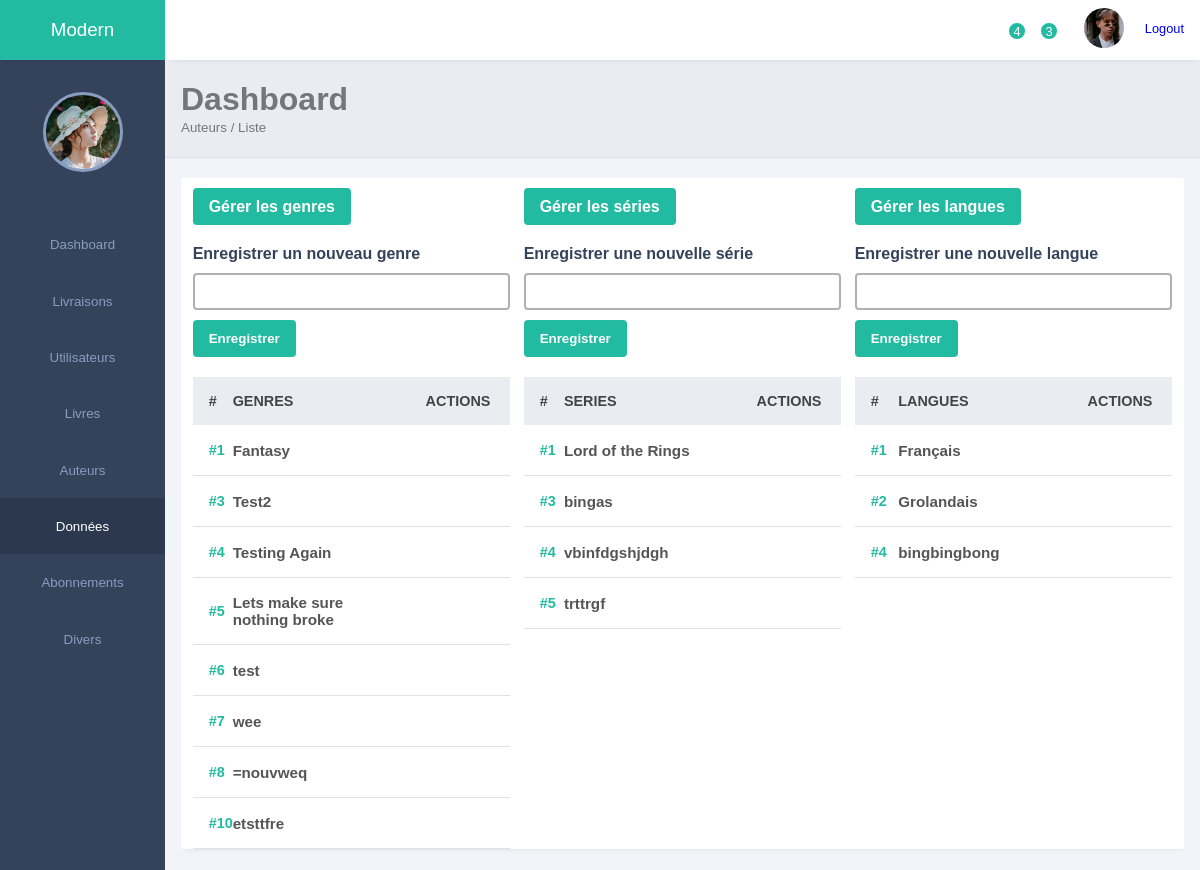
Page /bo/_views/donnees.php?zone=donnees on the committed database.
### tables this page shows
CREATE TABLE `genres` (
  `id_genre` int NOT NULL,
  `genre_tag` varchar(100) NOT NULL
);

CREATE TABLE `series` (
  `id_serie` int NOT NULL,
  `serie_nom` varchar(255) NOT NULL
);

CREATE TABLE `langues` (
  `id_langue` int NOT NULL,
  `langue_nom` varchar(100) NOT NULL
);

### bo/_views/donnees.php (the view, shortened to what the rows shown need)
<?php
include($_SERVER['DOCUMENT_ROOT'].'/host.php');
include($_SERVER['DOCUMENT_ROOT'].'/bo/_blocks/sidebar.php');
include($_SERVER['DOCUMENT_ROOT'].'/bo/_blocks/header.php');
include($_SERVER['DOCUMENT_ROOT'].'/bo/_blocks/ariane.php');
    $selectGenres = $db->prepare('SELECT * FROM genres');
    $selectGenres->execute();
    $selectSeries = $db->prepare('SELECT * FROM series');
    $selectSeries->execute();
    $selectLangues = $db->prepare('SELECT * FROM langues');
    $selectLangues->execute();
if(isset($_GET['action']) && $_GET['action'] == "modifGenres"){
    if(isset($_GET['id'])){
        $id = $_GET['id'];
        $selectOneGenre = $db->prepare('SELECT * FROM genres
            WHERE id_genre = ?
            ');
        $selectOneGenre->execute([$id]);
        $sOG = $selectOneGenre->fetch(PDO::FETCH_OBJ);
        $selectGenreLivre = $db->prepare('SELECT * FROM livres_genres
            WHERE id_genre = ?
            ');
        $selectGenreLivre->execute([$id]);
        $cGL = count($selectGenreLivre->fetchAll());
        $selectGenreEmprunt = $db->prepare('SELECT id_emprunt FROM emprunt
            NATURAL JOIN genres
            NATURAL JOIN livres_genres
            NATURAL JOIN livres
            NATURAL JOIN exemplaires
            WHERE id_genre = ?
            GROUP BY id_emprunt
            ');
        $selectGenreEmprunt->execute([$id]);
        $cGE = count($selectGenreEmprunt->fetchAll());
        $selectGenreFavoris = $db->prepare('SELECT id_favoris FROM favoris
            NATURAL JOIN genres
            NATURAL JOIN livres_genres
            NATURAL JOIN livres
            WHERE id_genre = ?
            GROUP BY id_favoris
            ');
        $selectGenreFavoris->execute([$id]);
        $cGF = count($selectGenreFavoris->fetchAll());
        $countLivres = $db->prepare('SELECT * FROM livres');
        $countLivres->execute();
        $cL = count($countLivres->fetchAll());
        $countEmprunts = $db->prepare('SELECT * FROM emprunt');
        $countEmprunts->execute();
        $cE = count($countEmprunts->fetchALL());
        $countFavoris = $db->prepare('SELECT * FROM favoris');
        $countFavoris->execute();
        $cF = count($countFavoris->fetchAll());
        if($cL > 0){
            $calcLivre = ($sGL / $cL) * 100.0;
            $roundedLivre = number_format($calcLivre, 2);
        }else{
            $roundedLivre = 0;
        }
        if($cE > 0){
            $calcEmprunt = ($sGE / $cE) * 100.0;
            $roundedEmprunt = number_format($calcEmprunt, 2);
        }else{
            $roundedEmprunt = 0;
        }
        if($cF > 0){
            $calcFav = ($sGF / $cF) * 100.0;
            $roundedFav = number_format($calcFav, 2);
        }else{
            $roundedFav = 0;
        }
        if(isset($_POST["rename"])){
            $renameText = htmlspecialchars(trim($_POST["renameText"]));
            if(!empty($renameText)){
                $update = $db->prepare('UPDATE genres SET
                    genre_tag = ?
                    WHERE id_genre = ?
                ');
                $update->execute([$renameText, $id]);
                echo "<script language='javascript'>
                document.location.replace('donnees.php?action=modifGenres&id=$id')
                </script>";
            }else{
                $_SESSION['flash']['danger'] = "Ne pas laisser la saisie vide.";
                echo "<script language='javascript'>
                document.location.replace('donnees.php?action=modifGenres&id=$id')
                </script>";
            }
        }
        if(isset($_POST["transferGenre"])){
            $selectTransfer = $_POST["selectTransfer"];
            $transfer = $db->prepare('UPDATE livres_genres SET
                id_genre = ?
                WHERE id_genre = ?
            ');
            $transfer->execute([$selectTransfer, $id]);
            echo "<script language='javascript'>
            document.location.replace('donnees.php?action=modifGenres&id=$id')
            </script>";
        }
        if(isset($_POST["nukeGenre"])){
            $deleteAssoc = $db->prepare('DELETE FROM livres_genres
                WHERE id_genre = ?
            ');
            $deleteAssoc->execute([$id]);
            $deleteMain = $db->prepare('DELETE FROM genres
                WHERE id_genre = ?
            ');
            $deleteMain->execute([$id]);
            echo "<script language='javascript'>
            document.location.replace('donnees.php?action=modifGenres')
            </script>";
        }
        ?>
        <h2>Fiche d'information du genre</h2>
        <ul class="fiche">
            <li>
                <span class="liTitle">Nom : </span>
                <label class="label-hover" for="checkbox-hide-genre">
                    <?php echo $sOG->genre_tag; ?>
                    <i class="las la-pen"></i>
                </label>
                <input type="checkbox" name="checkbox-hide-genre" id="checkbox-hide-genre">
                <form id="form-genre-name" method="POST">
                    <input type="text" name="renameText" value="<?php echo $sOG->genre_tag; ?>">
                    <input type="submit" name="rename" value="Renommer">
                </form>
            </li>
            <li><span class="liTitle">Nombre d'ouvrages : </span> <?php echo $cGL; ?> <i class="liPercent">soit <?php echo $roundedLivre; ?>% du total (<?php echo $cL; ?>)</i></li>
            <li><span class="liTitle">Emprunts : </span> <?php echo $cGE; ?> <i class="liPercent">soit <?php echo $roundedEmprunt; ?>% du total (<?php echo $cE; ?>)</i></li>
            <li><span class="liTitle">Favoris : </span> <?php echo $cGF; ?> <i class="liPercent">soit <?php echo $roundedFav; ?>% du total (<?php echo $cF; ?>)</i></li>
        </ul>
        <form method="POST" class="formTransfer">
            <h2>Transférer les livres de ce genre à un autre genre </h2>
            <select name="selectTransfer">
                <?php while($sG = $selectGenres->fetch(PDO::FETCH_OBJ)){
                    ?>
                    <option value="<?php echo $sG->id_genre; ?>"><?php echo $sG->genre_tag; ?></option>
                    <?php
                }
                ?>
            </select>
            <button id="openTransferWarning" type="button">Transférer</button>
            <div id="transferWarning" class="delete-warning flexCol justifyCenter alignCenter">
                <p>Transférer les livres du genre <?php echo $sOG->genre_tag; ?> ?</p>
                <p>Cette action est irréversible !</p>
                <div class="flexRow buttonsWarning">
                    <button id="closeTransferWarning" class="close-warning" type="button">Annuler</button>
                    <input type="submit" value="Transférer" name="transferGenre">
                </div>
            </div>
        </form>
        <button id="openDeleteWarning">Supprimer le genre</button>
        <div id="deleteWarning" class="delete-warning flexCol justifyCenter alignCenter">
            <p>Supprimer le genre <?php echo $sOG->genre_tag; ?> ?</p>
            <p>Cette action est irréversible !</p>
            <div class="flexRow buttonsWarning">
                <button id="closeDeleteWarning" class="close-warning">Annuler</button>
                <form method="POST">
                    <input type="submit" value="Supprimer" name="nukeGenre">
                </form>
            </div>
        </div>
        <?php
    }else{
        ?>
        <form class="addSpecific" method="POST">
            <div class="flexCol">
                <label for="genre_tag">Enregistrer un nouveau genre <i class="las la-hand-point-down"></i></label>
                <input type="text" name="genre_tag">
            </div>
            <div class="add">
                <input type="submit" value="Enregistrer" name="addgenre">
            </div>
        </form>
        <table width="100%">
            <thead>
                <tr>
                    <th>#</th>
                    <th><span class="las la-sort"></span> GENRES</th>
                    <th><span class="las la-sort"></span> ACTIONS</th>
                </tr>
            </thead>
            <tbody>
                <?php
                    while($sG = $selectGenres->fetch(PDO::FETCH_OBJ)){
                        ?>
                        <tr>
                            <td>#<?php echo $sG->id_genre;?></td>
                            <td>
                                <div class="client">
                                    <div class="client-info">
                                        <h4><?php echo $sG->genre_tag;?></h4>
                                    </div>
                                </div>
                            </td>
                            <td>
                                <div class="actions">
                                    <span class="lab la-telegram-plane"></span>
                                    <a href="donnees.php?zone=donnees&action=modifGenres&id=<?php echo $sG->id_genre;?>">
                                        <span class="las la-eye"></span>
                                    </a>
                                    <span class="las la-ellipsis-v"></span>
                                </div>
                            </td>
                        </tr>
                        <?php
                    }
                ?>
            </tbody>
        </table>
        <?php
    }
}else{
    ?>
    <div class="records table-responsive">
        <div class="recordsContainer flexRow spaceAround">
            <div class="flexCol donnees">
                <table width="100%">
                    <thead>
                        <tr>
                            <th class="idPadding">#</th>
                            <th><span class="las la-sort"></span> GENRES</th>
                            <th class="tableAction"><span class="las la-sort"></span> ACTIONS</th>
                        </tr>
                    </thead>
                    <tbody>
                        <?php
                            while($sG = $selectGenres->fetch(PDO::FETCH_OBJ)){
                                ?>
                                <tr>
                                    <td class="idPadding">#<?php echo $sG->id_genre;?></td>
                                    <td>
                                        <div class="client">
                                            <div class="client-info">
                                                <h4><?php echo $sG->genre_tag;?></h4>
                                            </div>
                                        </div>
                                    </td>
                                    <td class="tableAction">
                                        <div class="actions">
                                            <a href="donnees.php?zone=donnees&action=modifGenres&id=<?php echo $sG->id_genre;?>">
                                            </a>
                                        </div>
                                    </td>
                                </tr>
                                <?php
                            }
                        ?>
                    </tbody>
                </table>
            </div>
             <div class="flexCol donnees">
                <table width="100%">
                    <thead>
                        <tr>
                            <th class="idPadding">#</th>
                            <th><span class="las la-sort"></span> SERIES</th>
                            <th class="tableAction"><span class="las la-sort"></span> ACTIONS</th>
                        </tr>
                    </thead>
                    <tbody>
                        <?php
                            while($sSe = $selectSeries->fetch(PDO::FETCH_OBJ)){
                                ?>
                                <tr>
                                    <td class="idPadding">#<?php echo $sSe->id_serie;?></td>
                                    <td>
                                        <div class="client">
                                            <div class="client-info">
                                                <h4><?php echo $sSe->serie_nom;?></h4>
                                            </div>
                                        </div>
                                    </td>
                                    <td class="tableAction">
                                        <div class="actions">
                                            <a href="donnees.php?zone=donnees&action=modifSeries&id=<?php echo $sSe->id_serie;?>">
                                            </a>
                                        </div>
                                    </td>
                                </tr>
                                <?php
                            }
                        ?>
                    </tbody>
                </table>
            </div>
            <div class="flexCol donnees">
                <table width="100%">
                    <thead>
                        <tr>
                            <th class="idPadding">#</th>
                            <th><span class="las la-sort"></span> LANGUES</th>
                            <th class="tableAction"><span class="las la-sort"></span> ACTIONS</th>
                        </tr>
                    </thead>
                    <tbody>
                        <?php
                            while($sL = $selectLangues->fetch(PDO::FETCH_OBJ)){
                                ?>
                                <tr>
                                    <td class="idPadding">#<?php echo $sL->id_langue;?></td>
                                    <td>
                                        <div class="client">
                                            <div class="client-info">
                                                <h4><?php echo $sL->langue_nom;?></h4>
                                            </div>
                                        </div>
                                    </td>
                                    <td class="tableAction">
                                        <div class="actions">
                                            <a href="donnees.php?zone=donnees&action=modifLangues&id=<?php echo $sL->id_langue;?>">
                                            </a>
                                        </div>
                                    </td>
                                </tr>
                                <?php
                            }
                        ?>
                    </tbody>
                </table>
            </div>
        </div>
    </div>
    <?php
}
?>
<?php
include($_SERVER['DOCUMENT_ROOT'].'/bo/_blocks/footer.php');
?>

### rows in the picture
genres: id_genre "1", genre_tag "Fantasy"
genres: id_genre "3", genre_tag "Test2"
genres: id_genre "4", genre_tag "Testing Again"
genres: id_genre "5", genre_tag "Lets make sure nothing broke"
genres: id_genre "6", genre_tag "test"
genres: id_genre "7", genre_tag "wee"
genres: id_genre "8", genre_tag "=nouvweq"
genres: id_genre "10", genre_tag "etsttfre"
series: id_serie "1", serie_nom "Lord of the Rings"
series: id_serie "3", serie_nom "bingas"
series: id_serie "4", serie_nom "vbinfdgshjdgh"
series: id_serie "5", serie_nom "trttrgf"
langues: id_langue "1", langue_nom "Français"
langues: id_langue "2", langue_nom "Grolandais"
langues: id_langue "4", langue_nom "bingbingbong"

### other values in the picture
$domaine "Dashboard"
$sousDomaine "Auteurs / Liste"
